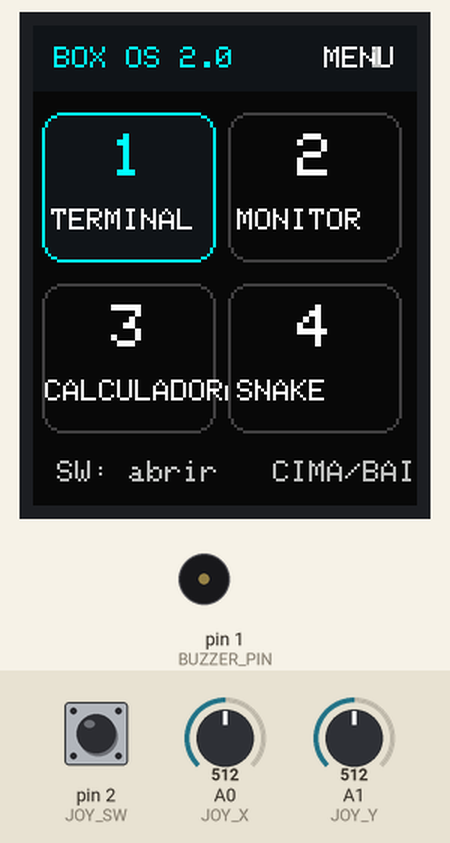
Bench run of a sketch on a simulated Arduino Uno, built with avr-gcc and run on an emulated ATmega328P. Shown: 128×160 colour display, buzzer (waves = sounding). Wiring (inferred from the names in the program): DS1302 clock: CE A2; IO pin 3; clock pin 4. The test bench sets the inputs (shaded band); at power-on: A1 (JOY_Y) = 512, pin 2 (JOY_SW) HIGH, A0 (JOY_X) = 512. The local clock reads 2024-03-15 10:24:30 at power-on unless the sketch sets it; storage starts empty.

Above: at 1.9 s.
2.0 s: A1 (JOY_Y) set to 661
3.5 s: A1 (JOY_Y) set to 689
At 5.3 s:
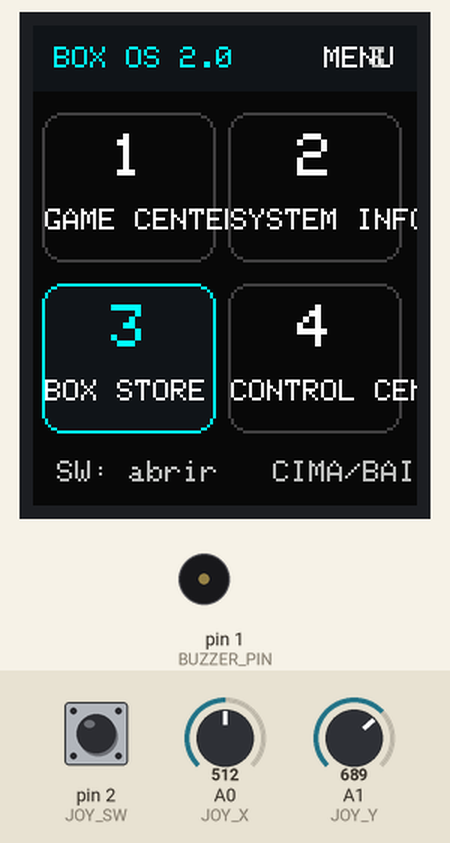
5.8 s: pin 2 (JOY_SW) pulled LOW for 0.15 s
At 7.0 s:
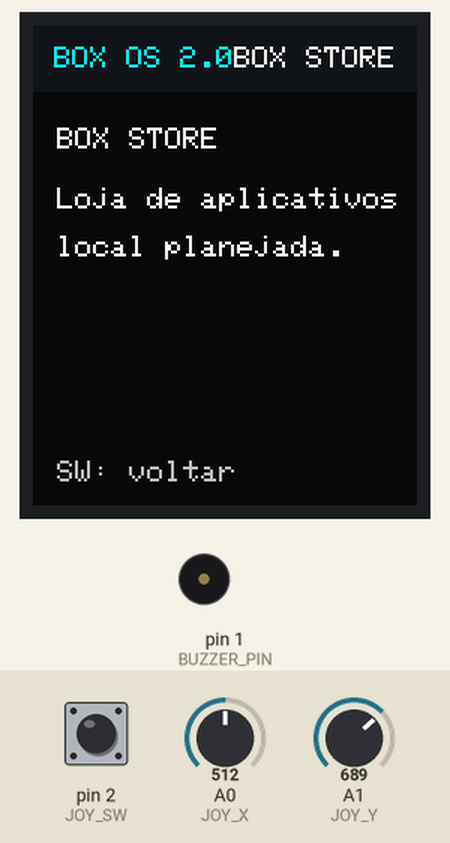
7.4 s: pin 2 (JOY_SW) pulled LOW for 1 s
At 8.0 s:
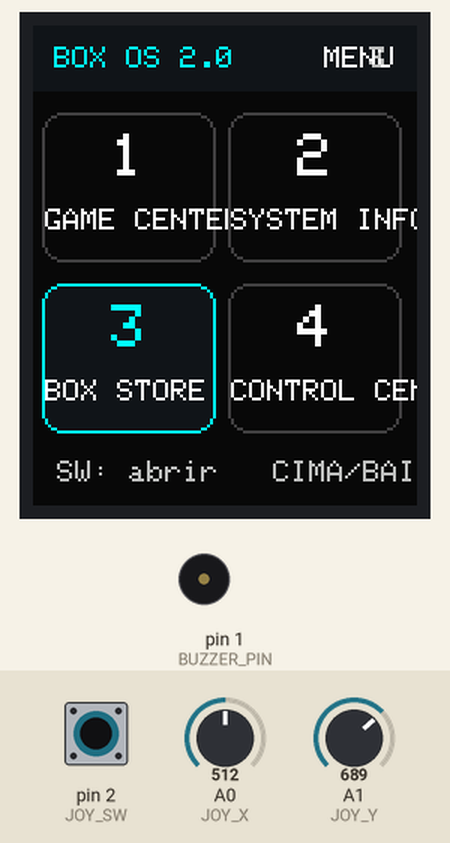
11.4 s: A0 (JOY_X) set to 680
At 12.6 s:
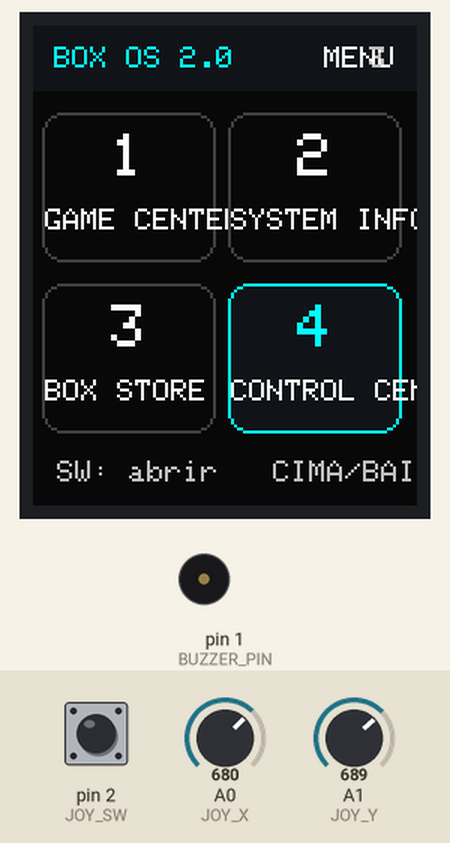
12.9 s: pin 2 (JOY_SW) pulled LOW for 0.15 s
At 13.17 s:
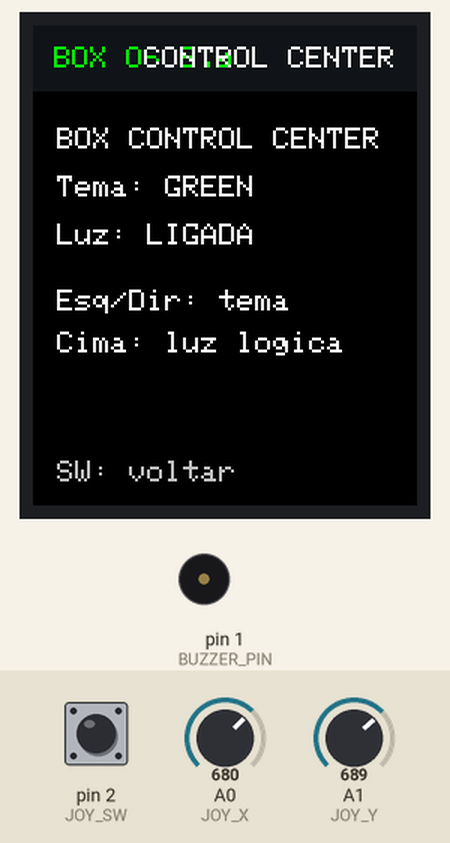
Timing chart, 0 to 14.6 s (numbered marks = the images above; inputs shaded):
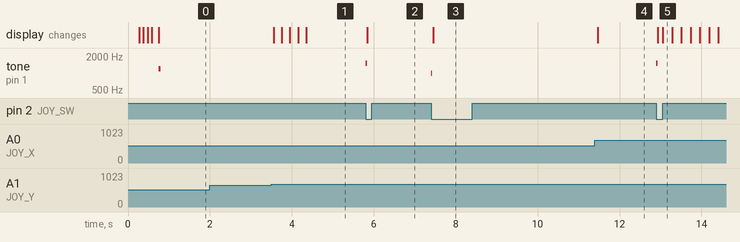

Measured:
- the behaviour switches between 670 and 671 on A1 (JOY_Y) (found by bisection; images 0 and 1)
- after the input at 2.0 s, every drawn part: stays the same
- after the input at 3.5 s, the display: first changes after 0.06 s (image 1 shows a later state)
- after the input at 5.8 s, tone on pin 1 (BUZZER_PIN): silent → 1500 Hz at once, → silent 0.04 s later; the display: changes at once (image 2)
- after the input at 7.4 s, tone on pin 1 (BUZZER_PIN): silent → 1000 Hz at once, → silent 0.03 s later; the display: changes after 0.06 s (image 3)
- after the input at 11.4 s, the display: changes after 0.07 s (image 4)
- after the input at 12.9 s, tone on pin 1 (BUZZER_PIN): silent → 1500 Hz at once, → silent 0.04 s later; the display: first changes at once (image 5 shows a later state)

The sketch:

Ver__o_de_Testes.ino
```cpp
/*
  BOX OS 2.0 — SUPER UPDATE (base inicial)
  Arduino Uno R3 + TFT ST7735 128x160 + microSD + joystick
  RTC DS1302 por comunicacao direta (sem biblioteca RTC).

  Bibliotecas necessarias:
  - Adafruit GFX Library
  - Adafruit ST7735 and ST7789 Library
  - SD (inclusa no Arduino IDE)

  PINOS:
  Joystick: X=A0, Y=A1, SW=D2
  RTC DS1302: DAT=D3, CLK=D4, CE=A2
  Buzzer passivo: D1 (TX) — pode atrapalhar upload/Serial.
  TFT (SPI por software): CS=D10, DC=D8, RST=D7, MOSI=A4, SCK=A5
  microSD (SPI por hardware): CS=D9, MOSI=D11, MISO=D12, SCK=D13

  IMPORTANTE:
  - Confirme as etiquetas e a tensao do seu modulo antes de ligar.
  - D1 e TX: desconecte o buzzer durante uploads se houver falhas.
  - D11/D12/D13 ficam reservados ao SPI do cartao SD.
*/

#include <Adafruit_GFX.h>
#include <Adafruit_ST7735.h>
#include <SPI.h>
#include <SD.h>
#include <string.h>

// ---------- PINOS ----------
#define JOY_X A0
#define JOY_Y A1
#define JOY_SW 2

#define BUZZER_PIN 1

#define RTC_DAT 3
#define RTC_CLK 4
#define RTC_CE  A2

#define TFT_CS   10
#define TFT_DC   8
#define TFT_RST  7
#define TFT_MOSI A4
#define TFT_SCLK A5

#define SD_CS 9

Adafruit_ST7735 tft(TFT_CS, TFT_DC, TFT_MOSI, TFT_SCLK, TFT_RST);

// ---------- CORES ----------
#define C_BG       0x0841
#define C_PANEL    0x10A3
#define C_CYAN     0x07FF
#define C_WHITE    0xFFFF
#define C_GRAY     0xBDF7
#define C_DARK     0x4208
#define C_GREEN    0x07E0
#define C_YELLOW   0xFFE0
#define C_RED      0xF800
#define C_BLUE     0x249F

// ---------- SISTEMA ----------
const char* apps[] = {
  "TERMINAL", "MONITOR", "CALCULADORA", "SNAKE",
  "DINO RUN", "BOX FILES", "NOTIFICACOES", "TEMAS",
  "GAME CENTER", "SYSTEM INFO", "BOX STORE", "CONTROL CENTER"
};
const uint8_t APP_COUNT = sizeof(apps) / sizeof(apps[0]);

uint8_t selectedApp = 0;
uint8_t menuPage = 0;
const uint8_t APPS_PER_PAGE = 4;

enum ScreenMode { SCR_MENU, SCR_APP, SCR_INFO };
ScreenMode screenMode = SCR_MENU;

unsigned long bootMillis = 0;
unsigned long lastMove = 0;
unsigned long lastButton = 0;
bool lastButtonState = HIGH;
bool sdReady = false;
bool rtcReady = false;
bool backlightState = true;
uint8_t themeIndex = 0;

uint16_t bgColor() { return themeIndex == 1 ? 0x0000 : (themeIndex == 2 ? 0x2104 : C_BG); }
uint16_t accentColor() { return themeIndex == 1 ? C_GREEN : (themeIndex == 2 ? C_YELLOW : C_CYAN); }

// ---------- BUZZER ----------
void beep(uint16_t freq = 1500, uint16_t duration = 35) {
  tone(BUZZER_PIN, freq, duration);
}

// ---------- RTC DS1302: FUNCOES BASICAS ----------
uint8_t bcdToDec(uint8_t v) { return ((v >> 4) * 10) + (v & 0x0F); }

void rtcBegin() {
  pinMode(RTC_CE, OUTPUT);
  pinMode(RTC_CLK, OUTPUT);
  pinMode(RTC_DAT, INPUT_PULLUP);
  digitalWrite(RTC_CE, LOW);
  digitalWrite(RTC_CLK, LOW);
}

uint8_t rtcReadRegister(uint8_t address) {
  uint8_t value = 0;
  pinMode(RTC_DAT, OUTPUT);
  digitalWrite(RTC_CE, HIGH);
  uint8_t command = (address | 0x01);
  for (uint8_t i = 0; i < 8; i++) {
    digitalWrite(RTC_DAT, (command >> i) & 1);
    digitalWrite(RTC_CLK, HIGH);
    digitalWrite(RTC_CLK, LOW);
  }
  pinMode(RTC_DAT, INPUT);
  for (uint8_t i = 0; i < 8; i++) {
    if (digitalRead(RTC_DAT)) value |= (1 << i);
    digitalWrite(RTC_CLK, HIGH);
    digitalWrite(RTC_CLK, LOW);
  }
  digitalWrite(RTC_CE, LOW);
  return value;
}

void rtcWriteRegister(uint8_t address, uint8_t value) {
  pinMode(RTC_DAT, OUTPUT);
  digitalWrite(RTC_CE, HIGH);
  uint8_t command = (address & 0xFE);
  for (uint8_t i = 0; i < 8; i++) {
    digitalWrite(RTC_DAT, (command >> i) & 1);
    digitalWrite(RTC_CLK, HIGH);
    digitalWrite(RTC_CLK, LOW);
  }
  for (uint8_t i = 0; i < 8; i++) {
    digitalWrite(RTC_DAT, (value >> i) & 1);
    digitalWrite(RTC_CLK, HIGH);
    digitalWrite(RTC_CLK, LOW);
  }
  digitalWrite(RTC_CE, LOW);
  pinMode(RTC_DAT, INPUT_PULLUP);
}

bool rtcReadTime(uint8_t &ss, uint8_t &mm, uint8_t &hh,
                 uint8_t &day, uint8_t &month, uint8_t &year) {
  uint8_t seconds = rtcReadRegister(0x80);
  if (seconds & 0x80) return false; // oscilador parado
  ss = bcdToDec(seconds & 0x7F);
  mm = bcdToDec(rtcReadRegister(0x82) & 0x7F);
  uint8_t hourRaw = rtcReadRegister(0x84);
  if (hourRaw & 0x80) {
    uint8_t h = bcdToDec(hourRaw & 0x1F);
    bool pm = hourRaw & 0x20;
    hh = (h % 12) + (pm ? 12 : 0);
  } else {
    hh = bcdToDec(hourRaw & 0x3F);
  }
  day = bcdToDec(rtcReadRegister(0x86) & 0x3F);
  month = bcdToDec(rtcReadRegister(0x88) & 0x1F);
  year = bcdToDec(rtcReadRegister(0x8C));
  return true;
}

// ---------- DESENHO ----------
void drawHeader(const char* title) {
  tft.fillScreen(bgColor());
  tft.fillRect(0, 0, 160, 22, C_PANEL);
  tft.setTextColor(accentColor());
  tft.setTextSize(1);
  tft.setCursor(7, 7);
  tft.print("BOX OS 2.0");
  tft.setTextColor(C_WHITE);
  int16_t x1, y1; uint16_t w, h;
  tft.getTextBounds(title, 0, 0, &x1, &y1, &w, &h);
  tft.setCursor(121 - w, 7);
  tft.print(title);
}

void drawStartup() {
  tft.fillScreen(bgColor());
  tft.drawRoundRect(34, 35, 92, 80, 12, accentColor());
  tft.drawRoundRect(43, 44, 74, 62, 8, C_WHITE);
  tft.setTextColor(accentColor());
  tft.setTextSize(3);
  tft.setCursor(55, 63);
  tft.print("B");
  tft.setTextSize(1);
  tft.setTextColor(C_WHITE);
  tft.setCursor(47, 126);
  tft.print("INICIANDO BOX OS");
  for (uint8_t i = 0; i < 5; i++) {
    tft.fillRect(42, 141, i * 18 + 4, 4, accentColor());
    delay(100);
  }
}

void drawMenu() {
  drawHeader("MENU");
  uint8_t first = menuPage * APPS_PER_PAGE;
  for (uint8_t i = 0; i < APPS_PER_PAGE; i++) {
    uint8_t app = first + i;
    if (app >= APP_COUNT) break;
    uint8_t col = i % 2;
    uint8_t row = i / 2;
    int16_t x = 3 + col * 62;
    int16_t y = 29 + row * 57;
    bool selected = (app == selectedApp);
    tft.fillRoundRect(x, y, 58, 50, 7, selected ? C_PANEL : bgColor());
    tft.drawRoundRect(x, y, 58, 50, 7, selected ? accentColor() : C_DARK);
    tft.setTextColor(selected ? accentColor() : C_WHITE);
    tft.setTextSize(2);
    tft.setCursor(x + 23, y + 7);
    tft.print(i + 1);
    tft.setTextSize(1);
    tft.setTextColor(C_WHITE);
    int16_t tx = x + 3;
    if (strlen(apps[app]) > 8) tx = x + 1;
    tft.setCursor(tx, y + 32);
    tft.print(apps[app]);
  }
  tft.setTextColor(C_GRAY);
  tft.setCursor(8, 145);
  tft.print("SW: abrir   CIMA/BAIXO: paginas");
  tft.setCursor(112, 7);
  tft.print(menuPage + 1);
}

void drawApp(uint8_t app) {
  drawHeader(apps[app]);
  tft.setTextColor(C_WHITE);
  tft.setTextSize(1);
  tft.setCursor(8, 34);

  switch (app) {
    case 0: // TERMINAL
      tft.print(F("BOX TERMINAL"));
      tft.setCursor(8, 52); tft.print(F("> Terminal pronto"));
      tft.setCursor(8, 68); tft.print(F("> Teclado virtual:"));
      tft.setCursor(8, 80); tft.print(F("em desenvolvimento"));
      tft.setCursor(8, 112); tft.setTextColor(accentColor());
      tft.print(F("SW para voltar"));
      break;
    case 1: // MONITOR
      tft.print(F("TEMPO LIGADO"));
      tft.setTextSize(2);
      tft.setCursor(8, 58); tft.print((millis() - bootMillis) / 1000);
      tft.setTextSize(1); tft.print(F(" s"));
      tft.setCursor(8, 92); tft.print(F("Memoria livre: "));
      tft.print(freeRam());
      tft.print(F(" B"));
      break;
    case 2: // CALCULADORA
      tft.print(F("CALCULADORA"));
      tft.setCursor(8, 54); tft.print(F("Modulo reservado."));
      tft.setCursor(8, 70); tft.print(F("Interface sera"));
      tft.setCursor(8, 82); tft.print(F("adicionada na"));
      tft.setCursor(8, 94); tft.print(F("proxima etapa."));
      break;
    case 3:
    case 4:
      tft.print(app == 3 ? F("SNAKE") : F("DINO RUN"));
      tft.setCursor(8, 54); tft.print(F("Jogo selecionado!"));
      tft.setCursor(8, 70); tft.print(F("Mecanica do jogo"));
      tft.setCursor(8, 82); tft.print(F("sera adicionada"));
      tft.setCursor(8, 94); tft.print(F("na proxima etapa."));
      break;
    case 5: // BOX FILES
      tft.print(F("BOX FILES / microSD"));
      tft.setCursor(8, 54); tft.print(F("Cartao: "));
      tft.setTextColor(sdReady ? C_GREEN : C_RED);
      tft.print(sdReady ? F("CONECTADO") : F("NAO DETECTADO"));
      tft.setTextColor(C_WHITE);
      if (sdReady) {
        File root = SD.open("/");
        uint16_t count = 0;
        if (root) {
          while (true) {
            File entry = root.openNextFile();
            if (!entry) break;
            count++;
            entry.close();
          }
          root.close();
        }
        tft.setCursor(8, 72); tft.print(F("Itens na raiz: ")); tft.print(count);
      }
      tft.setCursor(8, 112); tft.setTextColor(accentColor());
      tft.print(F("Leitura basica SD"));
      break;
    case 6: // NOTIFICACOES
      tft.print(F("CENTRAL DE AVISOS"));
      tft.setCursor(8, 54); tft.print(F("Nenhum aviso novo."));
      break;
    case 7: // TEMAS
      tft.print(F("BOX THEMES"));
      tft.setCursor(8, 54); tft.print(F("Tema atual: "));
      tft.print(themeIndex == 0 ? F("CYAN") : (themeIndex == 1 ? F("GREEN") : F("GOLD")));
      tft.setCursor(8, 76); tft.print(F("Mova joystick"));
      tft.setCursor(8, 88); tft.print(F("esquerda/direita"));
      tft.setCursor(8, 100); tft.print(F("para trocar tema."));
      break;
    case 8: // GAME CENTER
      tft.print(F("BOX GAME CENTER"));
      tft.setCursor(8, 54); tft.print(F("SNAKE + DINO RUN"));
      tft.setCursor(8, 72); tft.print(F("Selecione os jogos"));
      tft.setCursor(8, 84); tft.print(F("no menu principal."));
      break;
    case 9: // SYSTEM INFO
      tft.print(F("ARDUINO UNO R3"));
      tft.setCursor(8, 52); tft.print(F("Flash: 32 KB"));
      tft.setCursor(8, 66); tft.print(F("SRAM: 2 KB"));
      tft.setCursor(8, 80); tft.print(F("EEPROM: 1 KB"));
      tft.setCursor(8, 100); tft.print(F("SD: "));
      tft.print(sdReady ? F("OK") : F("OFF"));
      tft.setCursor(8, 114); tft.print(F("RTC: "));
      tft.print(rtcReady ? F("OK") : F("VERIFICAR"));
      break;
    case 10: // STORE
      tft.print(F("BOX STORE"));
      tft.setCursor(8, 54); tft.print(F("Loja de aplicativos"));
      tft.setCursor(8, 70); tft.print(F("local planejada."));
      break;
    case 11: // CONTROL CENTER
      tft.print(F("BOX CONTROL CENTER"));
      tft.setCursor(8, 50); tft.print(F("Tema: "));
      tft.print(themeIndex == 0 ? F("CYAN") : (themeIndex == 1 ? F("GREEN") : F("GOLD")));
      tft.setCursor(8, 66); tft.print(F("Luz: "));
      tft.print(backlightState ? F("LIGADA") : F("DESLIGADA"));
      tft.setCursor(8, 88); tft.print(F("Esq/Dir: tema"));
      tft.setCursor(8, 102); tft.print(F("Cima: luz logica"));
      break;
  }
  tft.setTextColor(C_GRAY);
  tft.setCursor(8, 145);
  tft.print(F("SW: voltar"));
}

int freeRam() {
  extern int __heap_start, *__brkval;
  int v;
  return (int)&v - (__brkval == 0 ? (int)&__heap_start : (int)__brkval);
}

void enterApp() {
  screenMode = SCR_APP;
  if (selectedApp == 7) { /* tema pode ser alterado pelo joystick */ }
  drawApp(selectedApp);
}

void handleAppInput(int x, int y) {
  if (selectedApp == 7) {
    if (x < 350) themeIndex = (themeIndex + 2) % 3;
    else if (x > 670) themeIndex = (themeIndex + 1) % 3;
    drawApp(selectedApp);
  } else if (selectedApp == 11) {
    if (x < 350) themeIndex = (themeIndex + 2) % 3;
    else if (x > 670) themeIndex = (themeIndex + 1) % 3;
    else if (y < 350) backlightState = !backlightState;
    drawApp(selectedApp);
  }
}

void setup() {
  pinMode(JOY_SW, INPUT_PULLUP);
  pinMode(BUZZER_PIN, OUTPUT);
  digitalWrite(BUZZER_PIN, LOW);

  rtcBegin();
  uint8_t rs, rm, rh, rd, rmo, ry;
  rtcReady = rtcReadTime(rs, rm, rh, rd, rmo, ry);

  tft.initR(INITR_BLACKTAB);
  tft.setRotation(0); // 128 x 160
  tft.setTextWrap(false);
  drawStartup();

  pinMode(SD_CS, OUTPUT);
  digitalWrite(SD_CS, HIGH);
  sdReady = SD.begin(SD_CS);

  bootMillis = millis();
  drawMenu();
  beep(1200, 45);
}

void loop() {
  int x = analogRead(JOY_X);
  int y = analogRead(JOY_Y);
  bool buttonState = digitalRead(JOY_SW);
  unsigned long now = millis();

  if (screenMode == SCR_MENU) {
    if (now - lastMove > 190) {
      bool changed = false;
      if (x < 350) { if (selectedApp % 2 == 1) selectedApp--; changed = true; }
      else if (x > 670) { if (selectedApp % 2 == 0 && selectedApp + 1 < APP_COUNT) selectedApp++; changed = true; }
      if (y < 350) { if (selectedApp >= 2) selectedApp -= 2; changed = true; }
      else if (y > 670) { if (selectedApp + 2 < APP_COUNT) selectedApp += 2; changed = true; }
      if (changed) {
        menuPage = selectedApp / APPS_PER_PAGE;
        drawMenu();
        lastMove = now;
      }
    }
    if (lastButtonState == HIGH && buttonState == LOW && now - lastButton > 250) {
      lastButton = now;
      beep();
      enterApp();
    }
  } else if (screenMode == SCR_APP) {
    if (now - lastMove > 220 && (selectedApp == 7 || selectedApp == 11)) {
      if (x < 350 || x > 670 || (selectedApp == 11 && y < 350)) {
        handleAppInput(x, y);
        lastMove = now;
      }
    }
    if (lastButtonState == HIGH && buttonState == LOW && now - lastButton > 250) {
      lastButton = now;
      beep(1000, 30);
      screenMode = SCR_MENU;
      drawMenu();
    }
  }
  lastButtonState = buttonState;
  delay(8);
}
```
